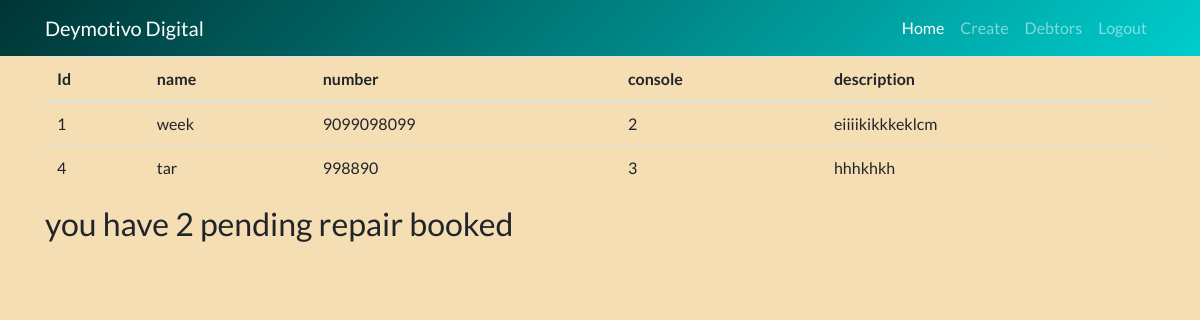
/books/ (signed in), run on the app's committed database.
### store/models.py (models this page shows, shortened)
class Booking(models.Model):
    GAME_CHOICE = (
        ('1', 'ps1'),
        ('2', 'ps2'),
        ('3', 'ps3'),
        ('4', 'ps4')
    )
    name = models.CharField(max_length=30)
    number =models.IntegerField()
    console = models.CharField(max_length=30, choices=GAME_CHOICE)
    description = models.TextField()
    date = models.DateTimeField(default=timezone.now)
    booker = models.ForeignKey(User, on_delete=models.CASCADE)

### store/views.py (the view)
# urls.py: path('books/', BookList.as_view(), name='book_list'),
class BookList(LoginRequiredMixin, ListView):
    model = Booking
    template_name = 'store/book_list.html'
    context_object_name = 'books'
    def get_context_data(self,**kwargs):
        context = super().get_context_data(**kwargs)
        total = Booking.objects.filter(booker=self.request.user).count()
        context["bookings"] = total
        return context

### store/templates/store/book_list.html (shortened to what this page needs)
{% extends 'store/base.html' %}
{% block content %}
<div class="">
    <table class="table">
      <thead>
        <tr>
          <th>Id</th>
          <th>name</th>
          <th>number</th>
          <th>console</th>
          <th>description</th>
        </tr>
      </thead>
      <tbody>
        {% for book in books %}
        <tr>
          {% if request.user == book.booker %}
          <td>{{forloop.counter}}</td>
          <td>{{book.name}}</td>
          <td>{{book.number}}</td>
          <td>{{book.console}}</td>
          <td>{{book.description}}</td>
        </tr>
        {% endif %}
{% endfor %}
    </table>
    <h2>you have {{bookings}} pending repair booked</h2>
{% endblock content %}

### store/static/base.css (style rules this page uses)
body { background-color:wheat; font-family: Lato, Sans-serif; padding-top: 56px; }

### store/templates/store/base.html (style rules this page uses)
body { background-color:wheat; font-family: Lato, Sans-serif; padding-top: 56px; }

### data on the page
Booking: name "week", number "9099098099", console "2", description "eiiiikikkkeklcm"
Booking: name "tar", number "998890", console "3", description "hhhkhkh"

### other printed values
{{ bookings }} "2"
